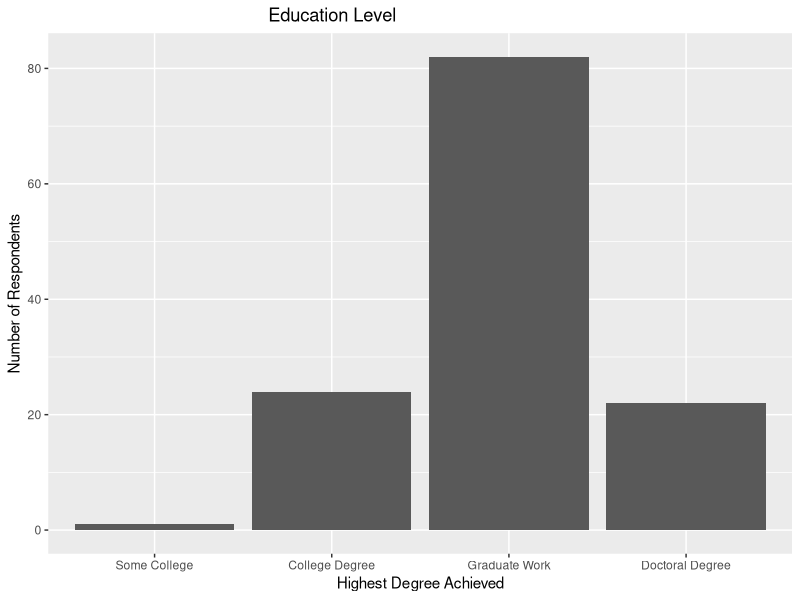
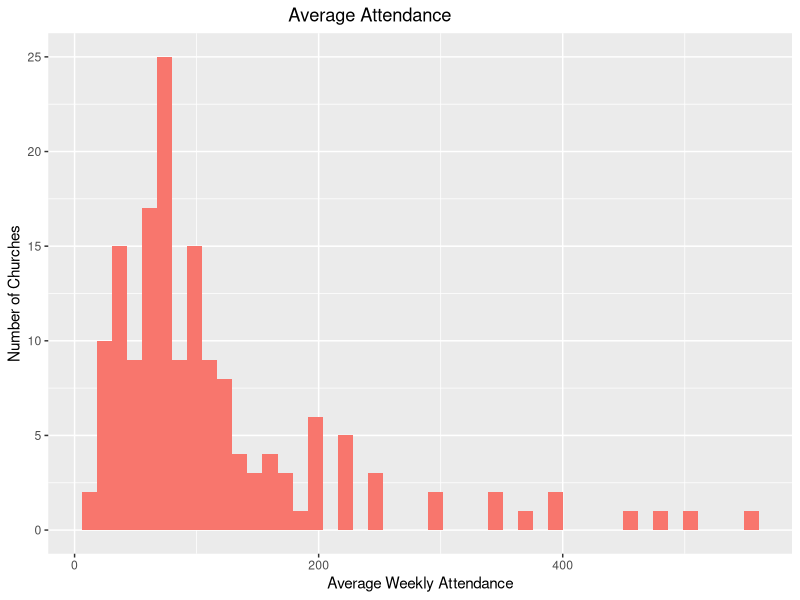
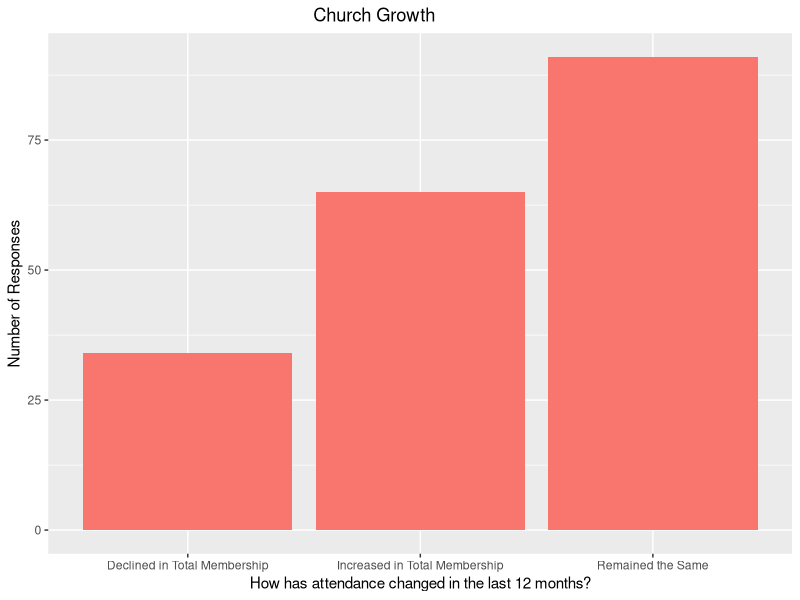
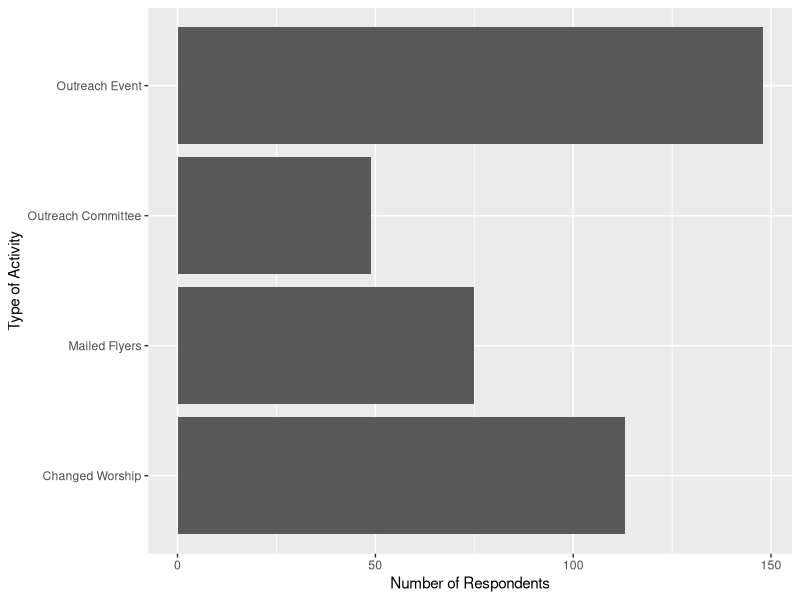
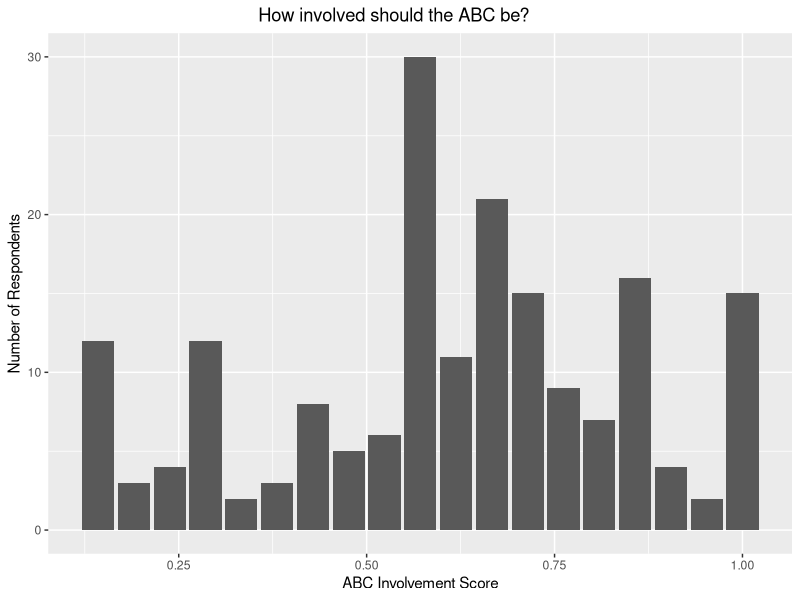
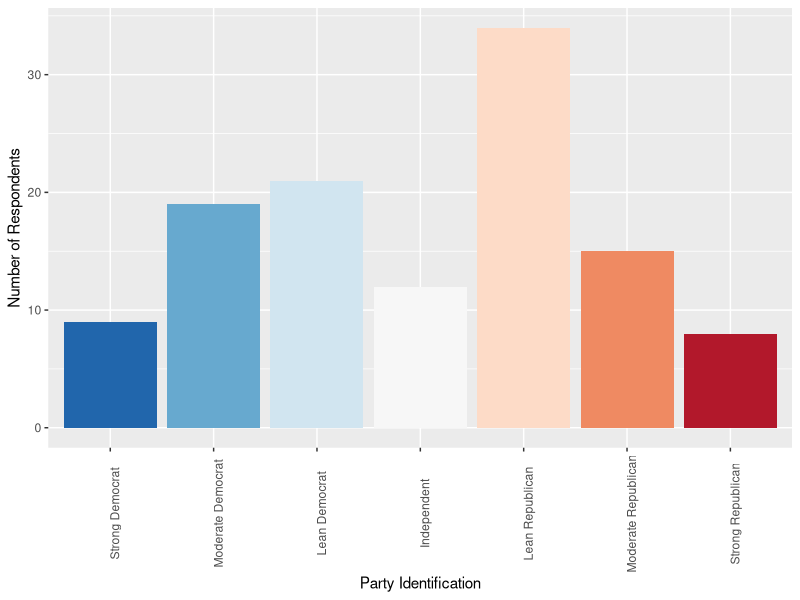
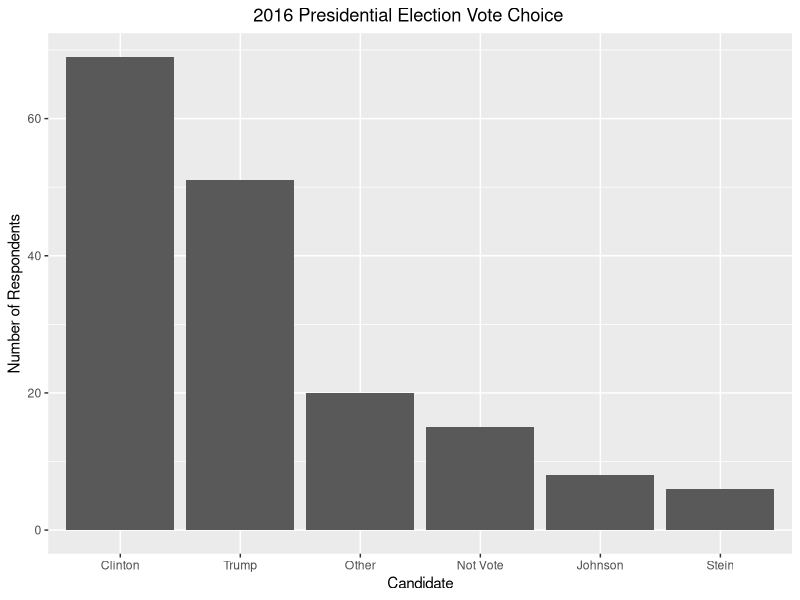
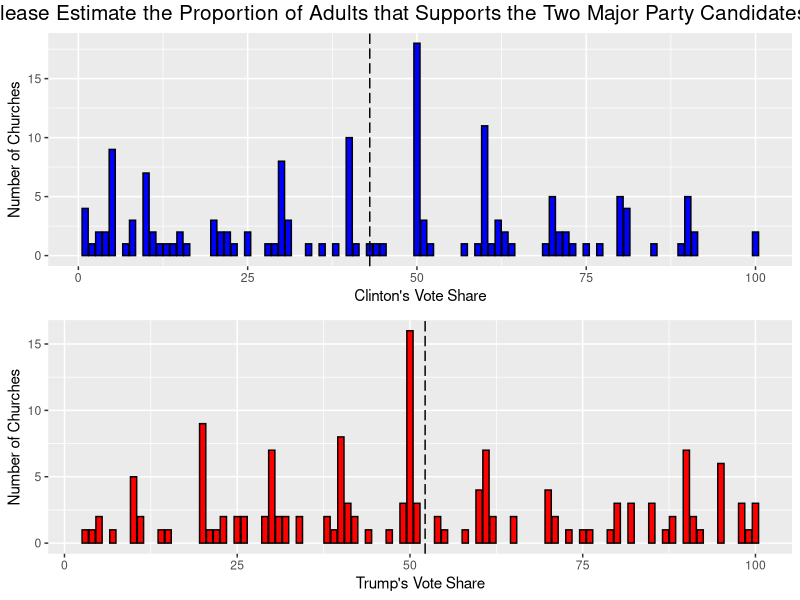

Generate these figures, in order, with R:
## ---- chunk 1
library(dplyr)
library(ggplot2)
library(RColorBrewer)
library(gridExtra)
library(grid)
abc <- read.csv("abc_final.csv", stringsAsFactors = FALSE)
abc$educ <- factor(abc$q48)
abc$educ <- ordered(abc$educ, levels = c(3,4,5,6), labels = c("Some College", "College Degree", "Graduate Work", "Doctoral Degree"))
ggplot(na.omit(abc), aes(educ)) + geom_bar() + ggtitle("                                            Education Level") + xlab("Highest Degree Achieved") + ylab("Number of Respondents")
## ---- chunk 2
abc$attendance <- as.numeric(abc$attendance)
qplot(attendance, data=abc, geom="histogram", bins = 45,  fill = "red") + xlab("Average Weekly Attendance") + theme(legend.position="none") + ylab("Number of Churches") + ggtitle("                                                Average Attendance")
## ---- chunk 3
ggplot(abc %>% filter(grow >0), aes(grow, fill = "blue")) + geom_bar() + xlab("How has attendance changed in the last 12 months?") + theme(legend.position="none") + ylab("Number of Responses") + ggtitle("                                                     Church Growth")
## ---- chunk 4
abc$outevent <- abc$out1 + abc$out5 + abc$out9 
abc$outworship <- abc$out2 + abc$out6 + abc$out10
abc$outcomm <- abc$out3 + abc$out7 + abc$out11
abc$outmail <- abc$out4 + abc$out8 + abc$out12
outreach <- abc %>% summarise(sum_event = sum(outevent), sum_worship = sum(outworship), sum_comm = sum(outcomm), sum_mail = sum(outmail))
outreach <- as.data.frame(t(outreach))
outreach$type <- c("Outreach Event", "Changed Worship", "Outreach Committee", "Mailed Flyers") 
ggplot(outreach, aes(x=type, y= V1)) + geom_col() + coord_flip() + xlab("Type of Activity") + ylab("Number of Respondents")
## ---- chunk 5
ggplot(abc %>% filter(involve >0), aes(involve)) + geom_bar() + xlab("ABC Involvement Score") + theme(legend.position="none") + ylab("Number of Respondents") + ggtitle("                                          How involved should the ABC be?")
## ---- chunk 6
abc$partyid <- factor(abc$q39, levels=unique(abc$q39))
abc$partyid <- factor(abc$q39, levels = c(1,2,3,4,5,6,7),labels = c("Strong Democrat", "Moderate Democrat", "Lean Democrat", "Independent","Lean Republican", "Moderate Republican", "Strong Republican"))
ggplot(na.omit(abc), aes(x= partyid, fill=factor(partyid)), color= factor(partyid)) + geom_bar() + theme(axis.text.x = element_text(angle = 90)) + scale_fill_brewer(palette="RdBu", direction=-1) + theme(legend.position="none") + xlab("Party Identification") + ylab("Number of Respondents")
## ---- chunk 7
vote <- abc %>% group_by(votechoice) %>%  summarise(total.count= n()) %>%  arrange(desc(total.count))
vote <- vote[-c(3),]
ggplot(vote, aes(x=reorder(votechoice, -total.count), y=total.count)) + geom_col() + xlab("Candidate") + theme(legend.position="none") + ylab("Number of Respondents") + ggtitle("                                         2016 Presidential Election Vote Choice")
## ---- chunk 8
p1 <- ggplot(abc, aes(hrcshare)) + geom_bar( fill="blue", colour="black")  + geom_vline(xintercept = mean(abc$hrcshare, na.rm = TRUE), linetype = "longdash") + xlab("Clinton's Vote Share") + ylab("Number of Churches")
p2 <- ggplot(abc, aes(djtshare)) + geom_bar( fill="red", colour="black")  + geom_vline(xintercept = mean(abc$djtshare, na.rm = TRUE), linetype = "longdash") + xlab("Trump's Vote Share") + ylab("Number of Churches")
grid.arrange(p1, p2, ncol=1, top=textGrob("Please Estimate the Proportion of Adults that Supports the Two Major Party Candidates.", gp=gpar(fontsize=15, font=6)))
## ---- chunk 9
ggplot(abc %>% filter(q66_1 >0), aes(q66_1)) + geom_bar(aes(y = ((..count..)/sum(..count..))*100),  fill="red", colour="black")+
  scale_x_continuous(breaks = c(1,2,3,4,5,6,7), labels = c("Strongly Agree", "Agree", "Somewhat Agree", "Neither Agree or Disagree", "Somewhat Disagree", "Disagree", "Strongly Disagree")) + 
  ggtitle("                        Public support for Donald Trump will hurt Christian witness ") + 
  ylab("Percent of Sample") + theme(axis.title.x=element_blank())  + theme(axis.text.x = element_text(angle = 90))
## ---- chunk 10
ggplot(abc %>% filter(q66_2 >0), aes(q66_2)) + geom_bar(aes(y = ((..count..)/sum(..count..))*100),  fill="red", colour="black")+
  scale_x_continuous(breaks = c(1,2,3,4,5,6,7), labels = c("Strongly Agree", "Agree", "Somewhat Agree", "Neither Agree or Disagree", "Somewhat Disagree", "Disagree", "Strongly Disagree")) + 
  ggtitle("           Moving a conservative agenda is worth any price of supporting Trump ") + 
  ylab("Percent of Sample") + theme(axis.title.x=element_blank())  + theme(axis.text.x = element_text(angle = 90))
## ---- chunk 11
ggplot(abc %>% filter(q66_5 >0), aes(q66_5)) + geom_bar(aes(y = ((..count..)/sum(..count..))*100),  fill="red", colour="black")+
  scale_x_continuous(breaks = c(1,2,3,4,5,6,7), labels = c("Strongly Agree", "Agree", "Somewhat Agree", "Neither Agree or Disagree", "Somewhat Disagree", "Disagree", "Strongly Disagree")) + 
  ggtitle(" The bond between evangelicals and the Republican Party is a healthy lasting one.  ") + 
  ylab("Percent of Sample") + theme(axis.title.x=element_blank())  + theme(axis.text.x = element_text(angle = 90))
## ---- chunk 12
abc$trust[abc$trust == 8] <- NA
abc$trust[abc$trust==1] <- "Distrust Greatly"
abc$trust[abc$trust==2] <- "Distrust"
abc$trust[abc$trust==5] <- "Distrust Somewhat"
abc$trust[abc$trust==3] <- "Neither"
abc$trust[abc$trust==4] <- "Trust Somewhat"
abc$trust[abc$trust==6] <- "Trust"
abc$trust[abc$trust==7] <- "Trust Greatly"
ggplot(na.omit(abc), aes(trust)) + geom_bar() + xlab("Trust in Government") + ylab("Number of Respondents")
## ---- chunk 13
abc$sign <- abc$state1 + abc$state7 + abc$state13
abc$bumper <- abc$state2 + abc$state8 + abc$state14
abc$demonstrate <- abc$state3 + abc$state9 + abc$state15
abc$button <- abc$state4 + abc$state10 + abc$state16
abc$petition <- abc$state5 + abc$state11 + abc$state17
abc$letter <- abc$state6 + abc$state12 + abc$state18
action <- abc %>% summarise(sum_sign = sum(sign), sum_bumper = sum(bumper), sum_demonstrate = sum(demonstrate), sum_button = sum(button), sum_petition = sum(petition), sum_letter = sum(letter))
final_action <- as.data.frame(t(action))
final_action$type <- c("Sign a Petition", "Bumper Sticker", "Demonstration", "Wear a Button", "Sign a Petition", "Letter to Rep")
ggplot(final_action, aes(x=reorder(type, V1), y= V1)) + geom_col() + coord_flip() + xlab("Type of Political Act") + ylab("Number of Respondents")
## ---- chunk 14
abc$vote <- abc$q5_1 + abc$q10_1 + abc$q13_1
abc$contact <- abc$q5_2 + abc$q10_2 + abc$q13_2
abc$donate <- abc$q5_3 + abc$q10_3 + abc$q13_3
abc$vol1 <- abc$q5_4 + abc$q10_4 + abc$q13_4
abc$volig <- abc$q5_5 + abc$q10_5 + abc$q13_5
abc$urge <- abc$q5_6 + abc$q10_6 + abc$q13_6
abc$protest <- abc$q5_7 + abc$q10_7 + abc$q13_7
abc$rally <- abc$q5_8 + abc$q10_8 + abc$q13_8
abc$study <- abc$q5_9 + abc$q10_9 + abc$q13_9
abc$register <- abc$q5_10 + abc$q10_10 + abc$q13_10
polact <- abc %>% summarise(sum_vote = sum(vote), sum_contact = sum(contact), sum_donate = sum(donate), sum_vol1 = sum(vol1), sum_volig = sum(volig), sum_urge = sum(urge), sum_protest = sum(protest), sum_rally= sum(rally), sum_study= sum(study), sum_register= sum(register))
polact <- as.data.frame(t(polact))
polact$type <- c("Voted", "Contacted Rep.", "Donated Money", "Campaign Volunteer", "Interest Group Volunteer", "Encouraged Cong. to Vote", "Protested", "Attended a Rally", "Started a Political Study Group", "Registration Drive in Church")
ggplot(polact, aes(x=reorder(type, V1), y= V1)) + geom_col() + coord_flip() + xlab("Type of Political Act") + ylab("Number of Respondents")
## ---- chunk 15
dotplot <- read.csv("dotplot.csv")
ggplot(dotplot, aes(x = mean, y = question))  +
geom_point(color = "black", shape=21, size =4, aes(fill = factor(label))) +  theme(legend.title=element_blank()) +
theme(legend.position = "bottom") +xlab("Higher Values = More Conservative") + ylab("Theology Question") + xlim(1,5)  +   scale_fill_manual(values=c("blue", "red"))


## ---- chunk 16
labels <- abc %>% summarise(evangelical = sum(q42_1), fundie = sum(q42_2), liberal = sum(q42_3), orthodox = sum(q42_4), ecumenical = sum(q42_5), pentecostal = sum(q42_6), conservative = sum(q42_7), emergent = sum(q42_8))
labels <- as.data.frame(t(labels))
labels$type <- c("Evangelical", "Fundamentalist", "Liberal", "Orthodox", "Ecumenical", "Pentecostal", "Conservative", "Emergent")
ggplot(labels, aes(x=reorder(type, V1), y= V1)) + geom_col() + coord_flip() + xlab("Religious Label") + ylab("Number of Respondents")
